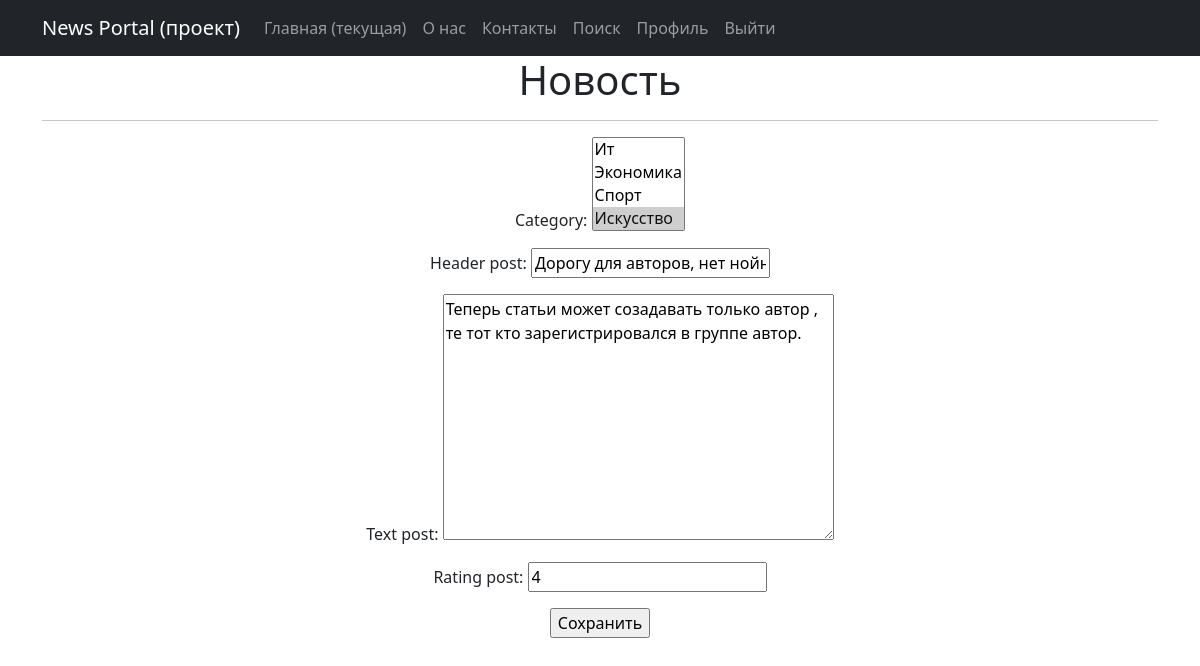
Before: /posts/news/121/edit/ (signed in) with the older database file.
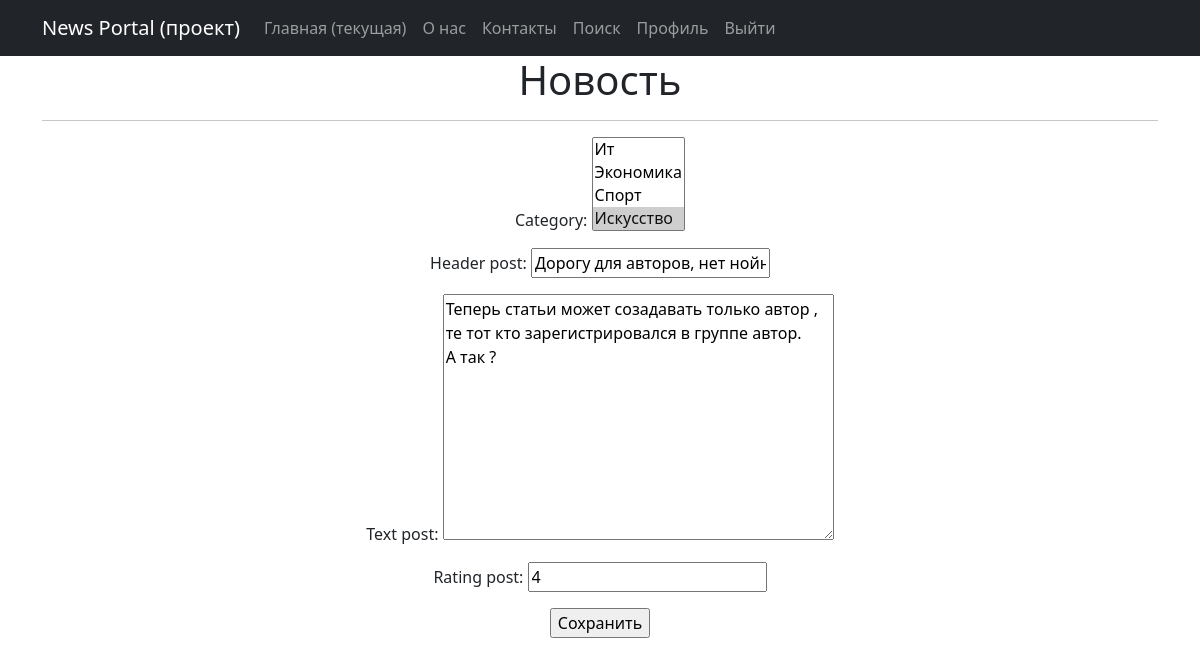
After: the same page with the newer database file.
### news/models.py (models this page shows, shortened)
class Post(models.Model):
    news = 'NW'
    article = 'AR'
    POST_TYPES =[
        (news, 'Новость'),
        (article, 'Статья'),
    ]
    author_user = models.ForeignKey('Author', on_delete=models.CASCADE)
    post_type = models.CharField(max_length=2,
                                  choices=POST_TYPES,
                                  default=article)
    create_date = models.DateTimeField(auto_now_add=True)
    category = models.ManyToManyField('Category', through='PostCategory')
    header_post = models.CharField(max_length=128)
    text_post = models.TextField()
    rating_post = models.SmallIntegerField(default=0)
    class Meta:
        verbose_name = 'Публикация'
        verbose_name_plural = 'Публикации'

### news/views.py (the view, shortened to what this page needs)
# urls.py: path('news/<int:pk>/edit/', PostUpdateNew.as_view(), name='post_update_new'),
class PostUpdateNew(LoginRequiredMixin, PermissionRequiredMixin, UpdateView):
    permission_required = ('news.change_post')
    form_class = PostFormNew
    model = Post
    template_name = 'post_edit_new.html'

### news/forms.py (shortened to what this page needs)
class PostFormNew(forms.ModelForm):
    header_post = forms.CharField(min_length=20)
    class Meta:
        model = Post
        fields = [
            'category',
            'header_post',
            'text_post',
            'rating_post',
        ]

### news/models.py (called while the page is built)
    def __str__(self):
        return f"{self.name_category.title()}"

### news/templates/post_edit_new.html (shortened to what this page needs)
{% extends 'flatpages/default.html' %}
{% load custom_filters %}
{% block content %}
<h1>Новость</h1>
<hr>
<form action="" method="post">
    {{ form.as_p }}
    <input type="submit" value="Сохранить" />
</form>
{% endblock content %}

Changed rows visible on the page:
changed Post "Дорогу для авторов, нет нойнейму": text_post "Теперь статьи может созадавать только автор , те тот кто зарегистрировался в группе автор." → "Теперь статьи может созадавать только автор , те тот кто зарегистрировался в группе автор. А так ?"
